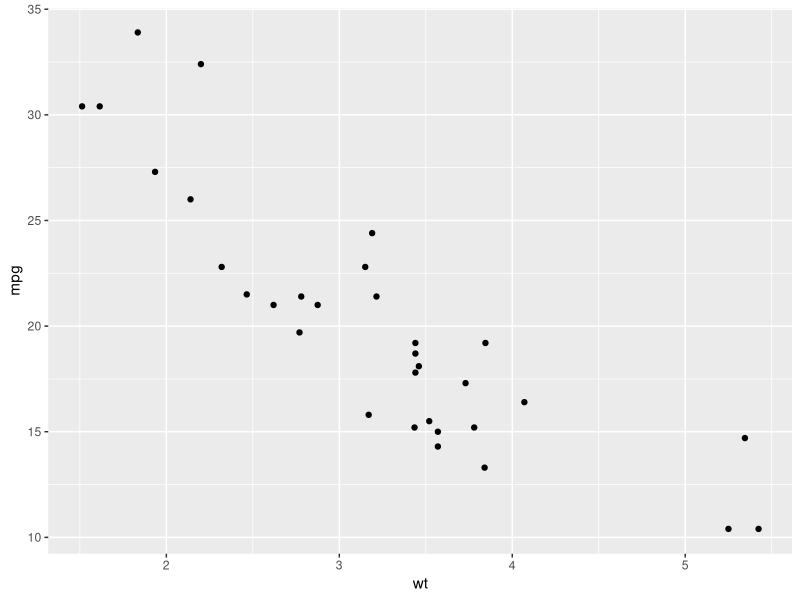
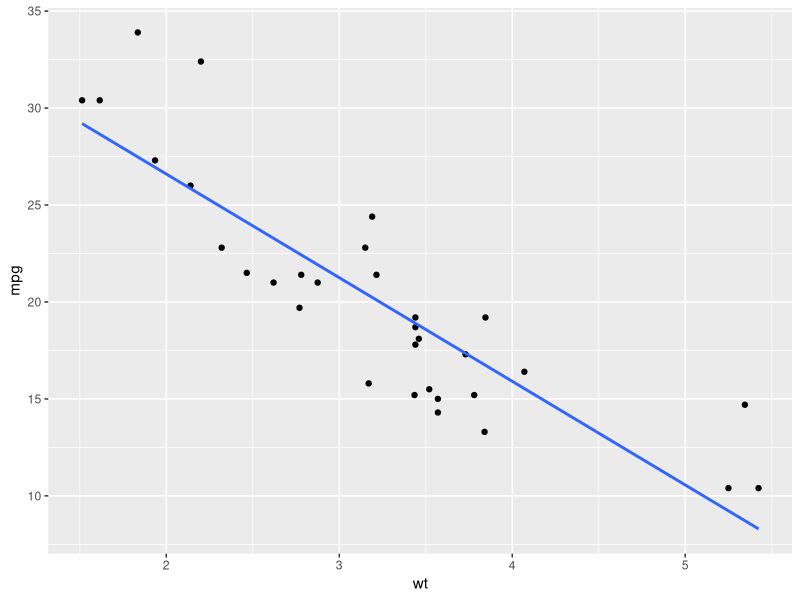
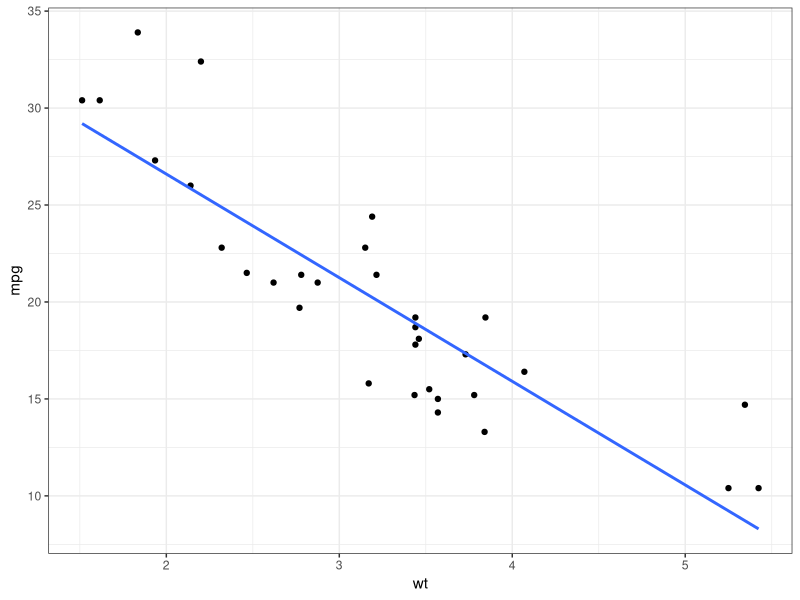
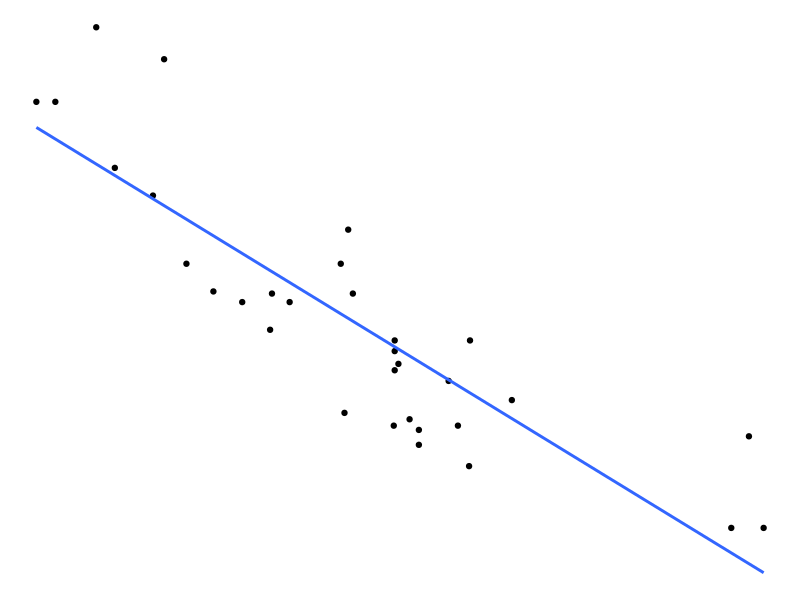
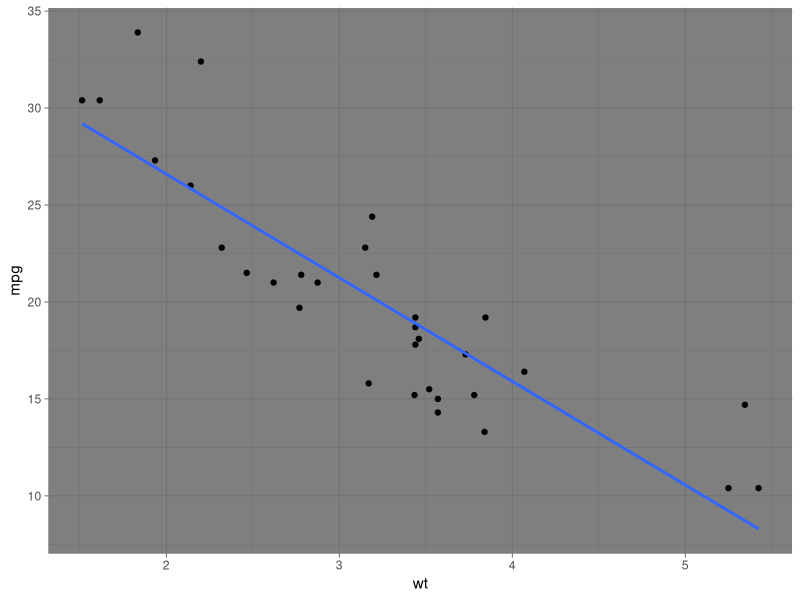
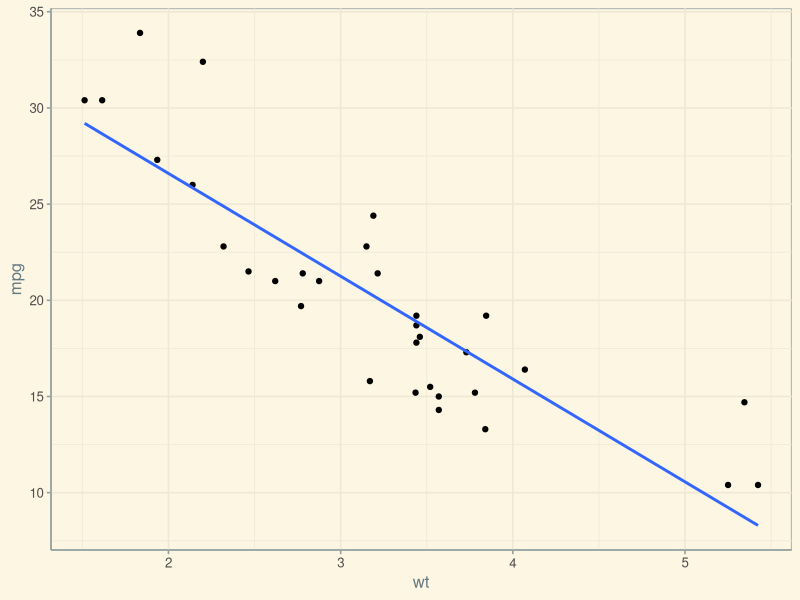
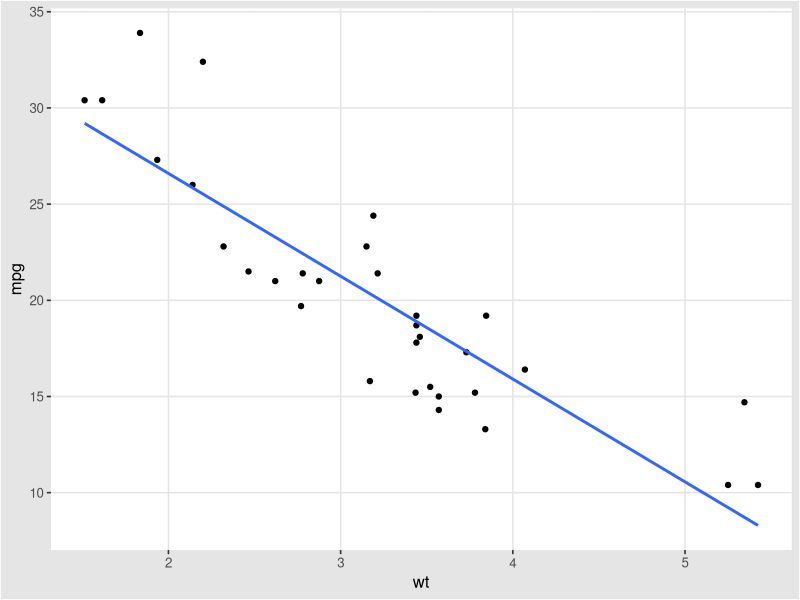
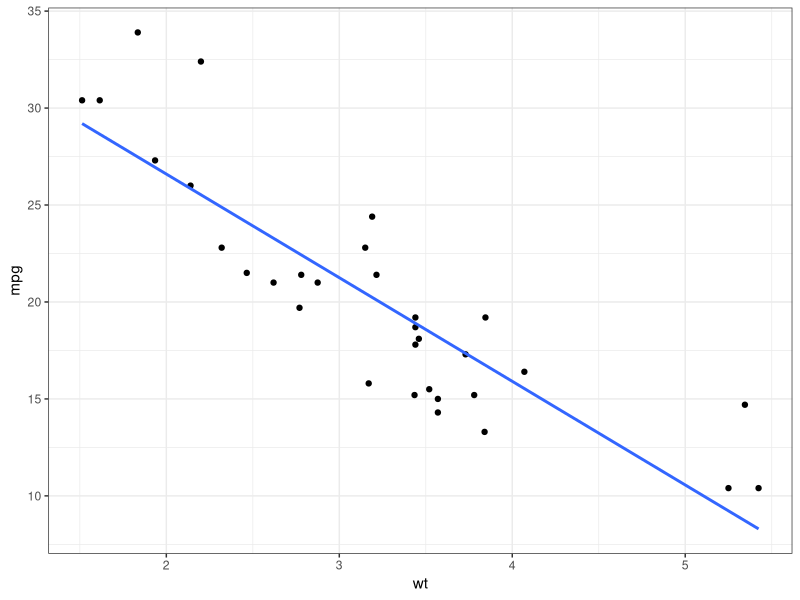

The R source for these figures, in order:
## ---- chunk 1
#installed.packages("ggthemes")
## ---- chunk 2
library(tidyverse)
library(here)
library(ggthemes)
## ---- chunk 3
here()
## ---- chunk 4
data <- mtcars
## ---- chunk 5
ggplot(data = data, aes(x = wt, y = mpg)) + geom_point()

## ---- chunk 6
cor.test(x = data$wt, y = data$mpg)
## ---- chunk 7
plot <- ggplot(data = data, aes( x = wt, y = mpg)) + geom_point()
## ---- chunk 8
plot <- plot + stat_smooth(method = "lm", se = FALSE)
## ---- chunk 9
plot
## ---- chunk 10
bwplot <- plot + theme_bw()
print(bwplot)
## ---- chunk 11
plot + theme_void()
## ---- chunk 12
plot + theme_dark()
## ---- chunk 13
plot + theme_solarized()
## ---- chunk 14
plot + theme_igray()
## ---- chunk 15
plotnew <- plot + theme_bw()
print(plotnew)

## ---- chunk 16
plot <- plot + theme_igray() +
  ggtitle(" The relationship between car weight and miles per gallon")+
  labs(y = "Miles per gallon", x = "Car weight in tons")+
  stat_smooth(method = "lm", se = FALSE)

print(plot)
## ---- chunk 17
plot + 
  theme(plot.title = element_text(color = "red", size = (18))) +
  theme(axis.title.x = element_text(color = "blue", size = (14))) +
  theme(axis.title.y = element_text(color = "orange", size = (12))) +
  theme(panel.background = element_rect(fill = "black")) +
  geom_point(color = "white") +
  stat_smooth(method = "lm", se = FALSE, color = "pink")
## ---- chunk 18
plot + facet_wrap(~cyl)
## ---- chunk 19
ggplot(data = data, aes(x = wt, y = mpg, color = factor(cyl))) +
  geom_point() + stat_smooth(method = "lm", se = FALSE)
## ---- chunk 20
plot_moderated <-ggplot(data = data, aes(x = wt, y = mpg, color = factor(cyl))) +
  geom_point() + stat_smooth(method = "lm", se = FALSE) +
  ggtitle(" The relationship between car weight and miles per gallon")+
  labs(y = "Miles per gallon", x = "Car weight in tons")

print(plot_moderated)
## ---- chunk 21
cor.test(x = data$qsec, y = data$hp)
format (5.766e-06, scientific = FALSE)
## ---- chunk 22
ggplot(data = data, aes( x = qsec, y = hp, color = factor(cyl)))+
  geom_point() + stat_smooth(method = "lm", se = FALSE)
## ---- chunk 23
ggplot(data = data, aes( x = qsec, y = hp, color = factor(cyl)))+
  geom_point() + stat_smooth(method = "lm", se = FALSE)+
  ggtitle ("The relationship between 1/4 mile time(qsec) and horsepower (hp)")+
  labs(y = "horsepower(hp)", x = "1/4 mile time(qsec)")
